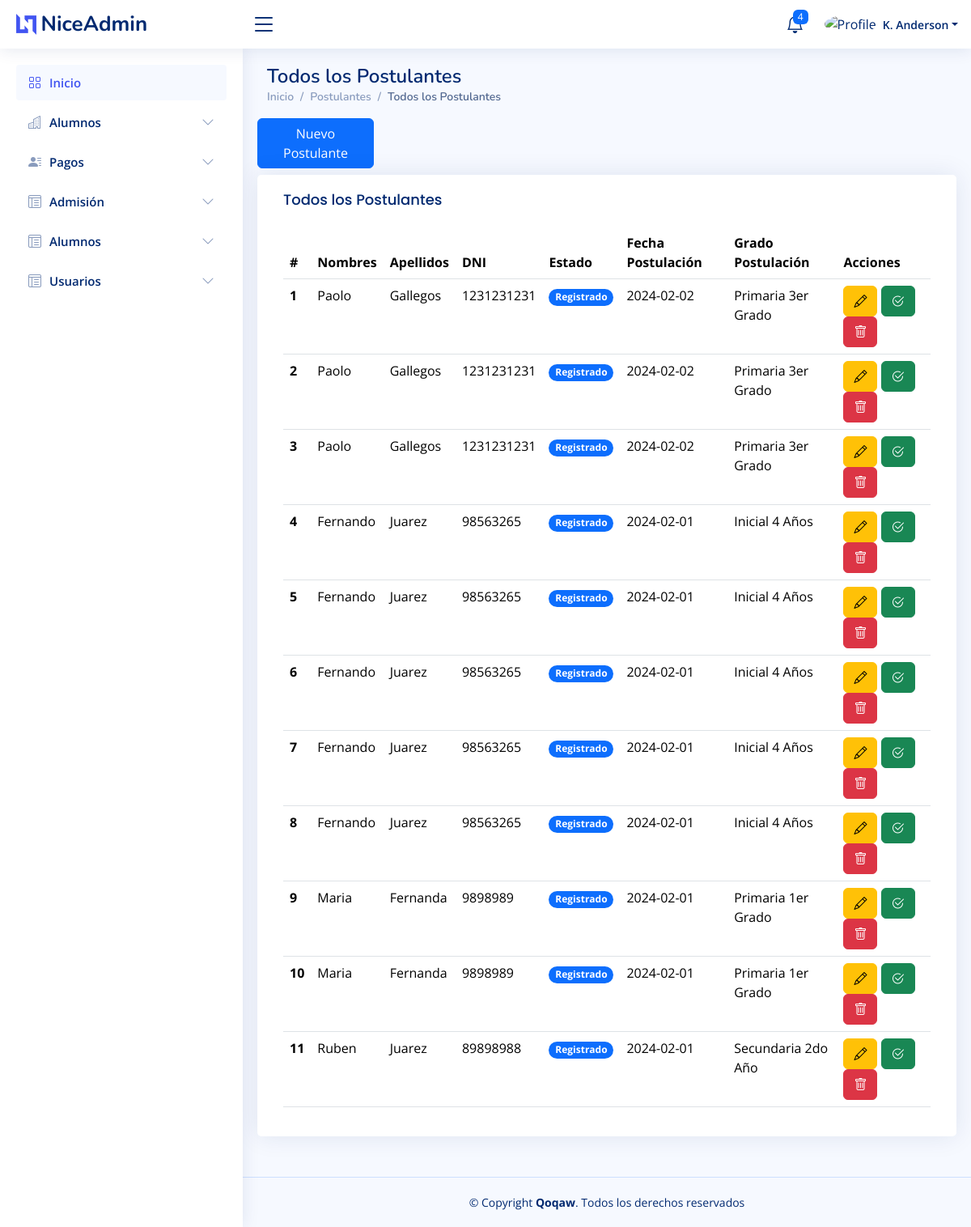
Page /listaPostulantes (signed in) on the earlier database version.
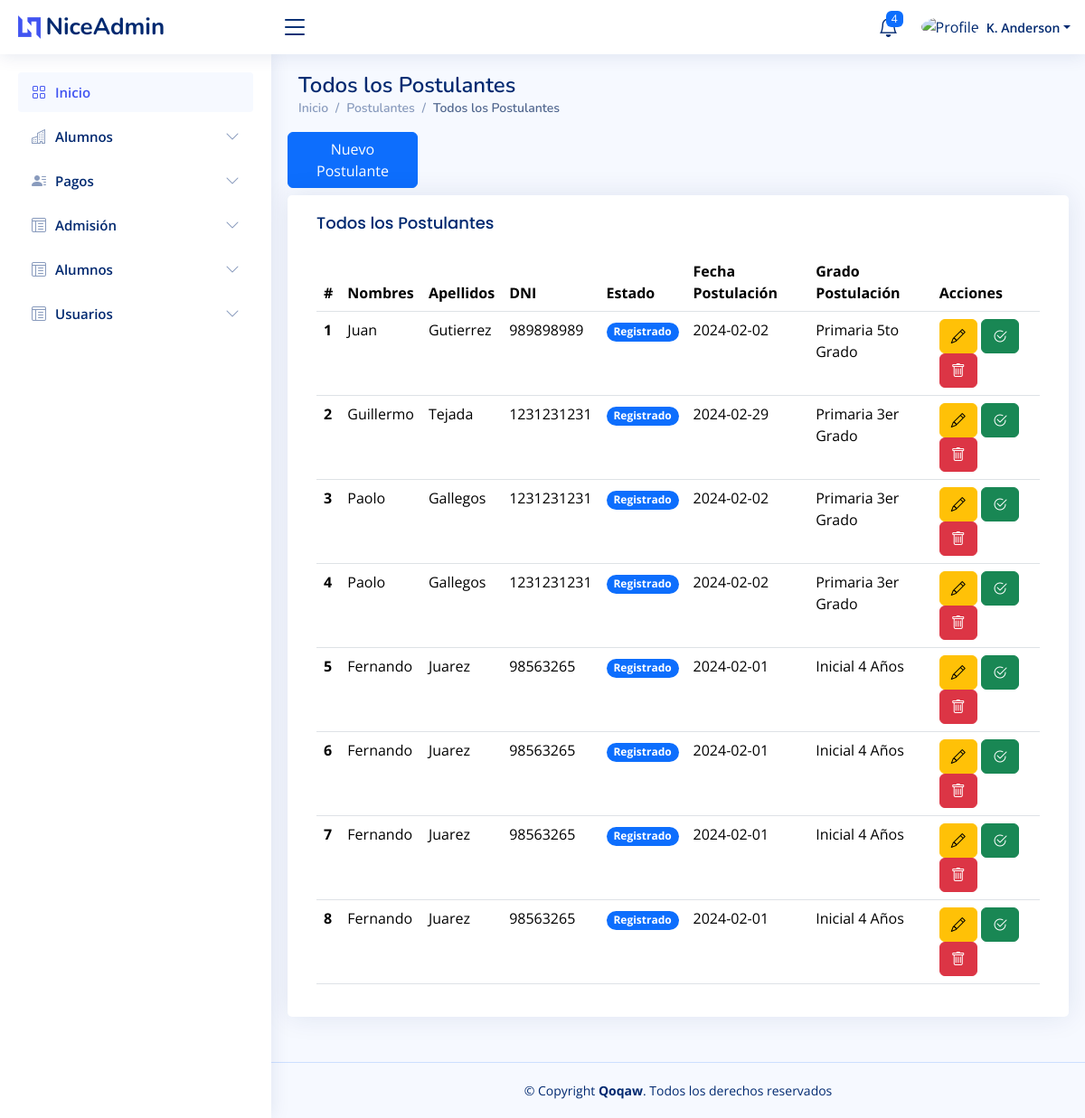
Same page on the later database version.
### tables this page shows
CREATE TABLE `postulante`  (
  `idPostulante` int NOT NULL AUTO_INCREMENT,
  `nombrePostulante` varchar(255) NOT NULL,
  `apellidoPostulante` varchar(255) NOT NULL,
  `dniPostulante` varchar(255) NULL DEFAULT NULL,
  `fechaPostulacion` date NOT NULL,
  `fechaNacimiento` date NULL DEFAULT NULL,
  `gradoPostulacion` varchar(50) NOT NULL,
  `fichaPostulante` varchar(100) NULL DEFAULT NULL,
  `cartaAdeudo` varchar(100) NULL DEFAULT NULL,
  `constanciaVacante` varchar(100) NULL DEFAULT NULL,
  `fichaMatricula` varchar(100) NULL DEFAULT NULL,
  `certificadoNotas` varchar(100) NULL DEFAULT NULL,
  `copiaDNI` varchar(100) NULL DEFAULT NULL,
  `libretaNotas` varchar(100) NULL DEFAULT NULL,
  `estadoPostulante` int NOT NULL,
  `fechaCreacion` datetime NULL DEFAULT NULL,
  `fechaActualizacion` datetime NULL DEFAULT NULL,
  PRIMARY KEY (`idPostulante`) USING BTREE
);

### controller/template.controller.php (called while the page is built, shortened)
<?php
class ControllerTemplate
{
  static public function ctrTemplate()
  {
    include "views/template.php";
  }
}

### index.php (called while the page is built, shortened)
<?php
require_once "controller/template.controller.php";
require_once "controller/funciones.controller.php";
require_once "controller/postulantes.controller.php";
require_once "model/postulantes.model.php";
$template = new ControllerTemplate();
$template -> ctrTemplate();

### controller/postulantes.controller.php (called while the page is built, shortened)
<?php
class ControllerPostulantes
{
  public static function ctrGetAllPostulantes()
  {
    $tabla = "postulante";
    $listPostulantes = ModelPostulantes::mdlGetAllPostulantes($tabla);
    return $listPostulantes;
  }
}

### model/connection.php (called while the page is built)
<?php
class Connection
{
  public static function conn()
  {
    $link = new PDO("mysql:host=localhost;dbname=db_volta", "root", "");
    $link->exec("set names utf8");
    return $link;
  }
}

### model/postulantes.model.php (called while the page is built, shortened)
<?php
require_once "connection.php";
class ModelPostulantes
{
  public static function mdlGetAllPostulantes($tabla)
  {
    $statement = Connection::conn()->prepare("SELECT postulante.idPostulante, postulante.nombrePostulante, postulante.apellidoPostulante, postulante.dniPostulante, postulante.fechaPostulacion,
    CASE
        WHEN postulante.gradoPostulacion = 1 THEN 'Inicial 3 Años'
        WHEN postulante.gradoPostulacion = 2 THEN 'Inicial 4 Años'
        WHEN postulante.gradoPostulacion = 3 THEN 'Inicial 5 Años'
        WHEN postulante.gradoPostulacion = 4 THEN 'Primaria 1er Grado'
        WHEN postulante.gradoPostulacion = 5 THEN 'Primaria 2do Grado'
        WHEN postulante.gradoPostulacion = 6 THEN 'Primaria 3er Grado'
        WHEN postulante.gradoPostulacion = 7 THEN 'Primaria 4to Grado'
        WHEN postulante.gradoPostulacion = 8 THEN 'Primaria 5to Grado'
        WHEN postulante.gradoPostulacion = 9 THEN 'Primaria 6to Grado'
        WHEN postulante.gradoPostulacion = 10 THEN 'Secundaria 1er Año'
        WHEN postulante.gradoPostulacion = 11 THEN 'Secundaria 2do Año'
        WHEN postulante.gradoPostulacion = 12 THEN 'Secundaria 3er Año'
        WHEN postulante.gradoPostulacion = 13 THEN 'Secundaria 4to Año'
        WHEN postulante.gradoPostulacion = 14 THEN 'Secundaria 5to Año'
        ELSE 'Sin Grado'
    END AS descripcionGrado,
    postulante.estadoPostulante
    FROM $tabla
    ORDER BY postulante.idPostulante DESC");
    $statement->execute();
    return $statement->fetchAll();
  }
}

### views/modules/listaPostulantes.php (the view, shortened to what this page needs)
<main id="main" class="main">
  <div class="pagetitle">
    <h1>Todos los Postulantes</h1>
    <nav>
      <ol class="breadcrumb">
        <li class="breadcrumb-item"><a href="inicio">Inicio</a></li>
        <li class="breadcrumb-item"><a href="listaPostulantes">Postulantes</a></li>
        <li class="breadcrumb-item active">Todos los Postulantes</li>
      </ol>
    </nav>
  </div>
  <section class="section dashboard">
    <div class="row">
      <div class="col-lg-2">
        <div class="row mb-2">
          <button type="button" class="btn btn-primary btnAgregarPostulante" id="btnAgregarPostulante">Nuevo Postulante</button>
        </div>
      </div>
      <div class="col-lg-12">
        <div class="row">
          <div class="card">
            <div class="card-body">
              <h5 class="card-title">Todos los Postulantes</h5>
              <table class="table datatable">
                <thead>
                  <tr>
                    <th scope="col">#</th>
                    <th scope="col">Nombres</th>
                    <th scope="col">Apellidos</th>
                    <th scope="col">DNI</th>
                    <th scope="col">Estado</th>
                    <th scope="col">Fecha Postulación</th>
                    <th scope="col">Grado Postulación</th>
                    <th scope="col">Acciones</th>
                  </tr>
                </thead>
                <tbody>
                  <?php
                  $listaPostulantes = ControllerPostulantes::ctrGetAllPostulantes();
                  foreach ($listaPostulantes as $key => $value) {
                    echo '
                    <tr>
                      <th scope="row">' . ($key + 1) . '</th>
                      <td>' . ($value["nombrePostulante"]) . '</td>
                      <td>' . ($value["apellidoPostulante"]) . '</td>
                      <td>' . ($value["dniPostulante"]) . '</td>
                      <td>' . ControllerFunciones::getEstadoPostulantes($value["estadoPostulante"]) . '</td>
                      <td>' . ($value["fechaPostulacion"]) . '</td>
                      <td>' . ($value["descripcionGrado"]) . '</td>
                      <td>
                        <button type="button" class="btn btn-warning btnEditarPostulante" codPostulante="' . ($value["idPostulante"]) . '"><i class="bi bi-pencil"></i></button>
                        <button type="button" class="btn btn-success btnActualizarPostulante" codPostulante="' . ($value["idPostulante"]) . '"><i class="bi bi-check2-circle"></i></button>
                        <button type="button" class="btn btn-danger btnEliminarPostulante" codPostulante="' . ($value["idPostulante"]) . '"><i class="bi bi-trash"></i></button>
                      </td>
                    </tr>
                    ';
                  }
                  ?>
                </tbody>
              </table>
            </div>
          </div>
        </div>
      </div>
    </div>
  </section>
</main>

### views/template.php (shortened to what this page needs)
<!DOCTYPE html>
<html lang="es">
<head>
  <?php require "modules/header.php" ?>
</head>
<body>
  <?php
  if (isset($_SESSION["login"]) && $_SESSION["login"] == "ok") {
    require "modules/navbar.php";
    require "modules/menu.php";
    if (isset($_GET["ruta"])) {
      if (
        $_GET["ruta"] == "inicio" ||
        $_GET["ruta"] == "usuarios" ||
        $_GET["ruta"] == "listaAlumnos" ||
        $_GET["ruta"] == "admisionExtraordinaria" ||
        $_GET["ruta"] == "listaPostulantes" ||
        $_GET["ruta"] == "docPostulantes" ||
        $_GET["ruta"] == "nuevoPostulante" ||
        $_GET["ruta"] == "editarPostulante" ||
        $_GET["ruta"] == "cerrarSesion"
      ) {
        include "modules/" . $_GET["ruta"] . ".php";
      } else {
        include "web/404.html";
      }
    } else {
      include "modules/inicio.php";
    }
    echo '<footer>';
    include "modules/footer.php";
    echo '</footer>';
  } else {
    include "modules/login.php";
  }
  ?>
</body>
</html>

### views/modules/header.php (shortened to what this page needs)
<link href="assets/vendor/bootstrap/css/bootstrap.min.css" rel="stylesheet">
<link href="assets/vendor/bootstrap-icons/bootstrap-icons.css" rel="stylesheet">
<link href="assets/vendor/boxicons/css/boxicons.min.css" rel="stylesheet">
<link href="assets/vendor/quill/quill.snow.css" rel="stylesheet">
<link href="assets/vendor/quill/quill.bubble.css" rel="stylesheet">
<link href="assets/vendor/remixicon/remixicon.css" rel="stylesheet">
<link href="assets/vendor/simple-datatables/style.css" rel="stylesheet">
<link href="assets/css/style.css" rel="stylesheet">
<link href="https://cdn.jsdelivr.net/npm/sweetalert2@11.10.4/dist/sweetalert2.min.css" rel="stylesheet">

### views/modules/navbar.php (shortened to what this page needs)
<header id="header" class="header fixed-top d-flex align-items-center">
  <div class="d-flex align-items-center justify-content-between">
    <a href="inicio" class="logo d-flex align-items-center">
      <img src="assets/img/logo.png" alt="">
      <span class="d-none d-lg-block">NiceAdmin</span>
    </a>
    <i class="bi bi-list toggle-sidebar-btn"></i>
  </div>
  <nav class="header-nav ms-auto">
    <ul class="d-flex align-items-center">
      <li class="nav-item dropdown">
        <a class="nav-link nav-icon" href="#" data-bs-toggle="dropdown">
          <i class="bi bi-bell"></i>
          <span class="badge bg-primary badge-number">4</span>
        </a>
      </li>
      <li class="nav-item dropdown pe-3">
        <a class="nav-link nav-profile d-flex align-items-center pe-0" href="#" data-bs-toggle="dropdown">
          <img src="assets/img/profile-img.jpg" alt="Profile" class="rounded-circle">
          <span class="d-none d-md-block dropdown-toggle ps-2">K. Anderson</span>
        </a>
      </li>
    </ul>
  </nav>
</header>

### views/modules/menu.php (shortened to what this page needs)
<aside id="sidebar" class="sidebar">
  <ul class="sidebar-nav" id="sidebar-nav">
    <li class="nav-item">
      <a class="nav-link" href="inicio">
        <i class="bi bi-grid"></i>
        <span>Inicio</span>
      </a>
    </li>
    <li class="nav-item">
      <a class="nav-link collapsed" data-bs-target="#allCompanies" data-bs-toggle="collapse" href="#">
        <i class="bi bi-buildings"></i><span>Alumnos</span><i class="bi bi-chevron-down ms-auto"></i>
      </a>
    </li>
    <li class="nav-item">
      <a class="nav-link collapsed" data-bs-target="#allInteractions" data-bs-toggle="collapse" href="#">
        <i class="bi bi-person-lines-fill"></i><span>Pagos</span><i class="bi bi-chevron-down ms-auto"></i>
      </a>
    </li>
    <li class="nav-item">
      <a class="nav-link collapsed" data-bs-target="#allPostulaciones" data-bs-toggle="collapse" href="#">
        <i class="bi bi-layout-text-window-reverse"></i><span>Admisión</span><i class="bi bi-chevron-down ms-auto"></i>
      </a>
    </li>
    <li class="nav-item">
      <a class="nav-link collapsed" data-bs-target="#allAlumnos" data-bs-toggle="collapse" href="#">
        <i class="bi bi-layout-text-window-reverse"></i><span>Alumnos</span><i class="bi bi-chevron-down ms-auto"></i>
      </a>
    </li>
    <li class="nav-item">
      <a class="nav-link collapsed" data-bs-target="#allUsuarios" data-bs-toggle="collapse" href="#">
        <i class="bi bi-layout-text-window-reverse"></i><span>Usuarios</span><i class="bi bi-chevron-down ms-auto"></i>
      </a>
    </li>
  </ul>
</aside>

### controller/funciones.controller.php (shortened to what this page needs)
<?php
class ControllerFunciones
{
  public static function getEstadoPostulantes($stateValue)
  {
    if ($stateValue == 1) {
      $state = '<span class="badge rounded-pill bg-primary">Registrado</span>';
    }
    return $state;
  }
}

### views/modules/footer.php
<footer id="footer" class="footer">
  <div class="copyright">
    &copy; Copyright <strong><span>Qoqaw</span></strong>. Todos los derechos reservados
  </div>
</footer>

### assets/css/style.css (style rules this page uses)
:root { scroll-behavior: smooth; }
body { font-family: "Open Sans", sans-serif; background: #f6f9ff; color: #444444; }
a { color: #4154f1; text-decoration: none; }
h1, h2, h3, h4, h5, h6 { font-family: "Nunito", sans-serif; }
#main { margin-top: 60px; padding: 20px 30px; transition: all 0.3s; }
.pagetitle { margin-bottom: 10px; }
.pagetitle h1 { font-size: 24px; margin-bottom: 0; font-weight: 600; color: #012970; }
.card { margin-bottom: 30px; border: none; border-radius: 5px; box-shadow: 0px 0 30px rgba(1, 41, 112, 0.1); }
.card-title { padding: 20px 0 15px 0; font-size: 18px; font-weight: 500; color: #012970; font-family: "Poppins", sans-serif; }
.card-body { padding: 0 20px 20px 20px; }
.breadcrumb { font-size: 14px; font-family: "Nunito", sans-serif; color: #899bbd; font-weight: 600; }
.breadcrumb a { color: #899bbd; transition: 0.3s; }
.breadcrumb .breadcrumb-item::before { color: #899bbd; }
.breadcrumb .active { color: #51678f; font-weight: 600; }
.logo { line-height: 1; }
@media (min-width: 1200px) { .logo { width: 280px; } }
.logo img { max-height: 26px; margin-right: 6px; }
.logo span { font-size: 26px; font-weight: 700; color: #012970; font-family: "Nunito", sans-serif; }
.header { transition: all 0.5s; z-index: 997; height: 60px; box-shadow: 0px 2px 20px rgba(1, 41, 112, 0.1); background-color: #fff; padding-left: 20px; }
.header .toggle-sidebar-btn { font-size: 32px; padding-left: 10px; cursor: pointer; color: #012970; }
.header-nav ul { list-style: none; }
.header-nav>ul { margin: 0; padding: 0; }
.header-nav .nav-icon { font-size: 22px; color: #012970; margin-right: 25px; position: relative; }
.header-nav .nav-profile { color: #012970; }
.header-nav .nav-profile img { max-height: 36px; }
.header-nav .nav-profile span { font-size: 14px; font-weight: 600; }
.header-nav .badge-number { position: absolute; inset: -2px -5px auto auto; font-weight: normal; font-size: 12px; padding: 3px 6px; }
.sidebar { position: fixed; top: 60px; left: 0; bottom: 0; width: 300px; z-index: 996; transition: all 0.3s; padding: 20px; overflow-y: auto; scrollbar-width: thin; scrollbar-color: #aab7cf transparent; box-shadow: 0px 0px 20px rgba(1, 41, 112, 0.1); background-color: #fff; }
@media (min-width: 1200px) { #main, #footer { margin-left: 300px; } }
.sidebar-nav { padding: 0; margin: 0; list-style: none; }
.sidebar-nav li { padding: 0; margin: 0; list-style: none; }
.sidebar-nav .nav-item { margin-bottom: 5px; }
.sidebar-nav .nav-link { display: flex; align-items: center; font-size: 15px; font-weight: 600; color: #4154f1; transition: 0.3; background: #f6f9ff; padding: 10px 15px; border-radius: 4px; }
.sidebar-nav .nav-link i { font-size: 16px; margin-right: 10px; color: #4154f1; }
.sidebar-nav .nav-link.collapsed { color: #012970; background: #fff; }
.sidebar-nav .nav-link.collapsed i { color: #899bbd; }
.sidebar-nav .nav-link .bi-chevron-down { margin-right: 0; transition: transform 0.2s ease-in-out; }
.footer { padding: 20px 0; font-size: 14px; transition: all 0.3s; border-top: 1px solid #cddfff; }
.footer .copyright { text-align: center; color: #012970; }

Differences in the rows shown:
removed postulante: nombrePostulante "Fernando", apellidoPostulante "Juarez", dniPostulante "98563265", estadoPostulante "Registrado", fechaPostulacion "2024-02-01", descripcionGrado "Inicial 4 Años"
removed postulante: nombrePostulante "Maria", apellidoPostulante "Fernanda", dniPostulante "9898989", estadoPostulante "Registrado", fechaPostulacion "2024-02-01", descripcionGrado "Primaria 1er Grado"
removed postulante: nombrePostulante "Maria", apellidoPostulante "Fernanda", dniPostulante "9898989", estadoPostulante "Registrado", fechaPostulacion "2024-02-01", descripcionGrado "Primaria 1er Grado"
removed postulante: nombrePostulante "Ruben", apellidoPostulante "Juarez", dniPostulante "89898988", estadoPostulante "Registrado", fechaPostulacion "2024-02-01", descripcionGrado "Secundaria 2do Año"
added postulante: nombrePostulante "Juan", apellidoPostulante "Gutierrez", dniPostulante "989898989", estadoPostulante "Registrado", fechaPostulacion "2024-02-02", descripcionGrado "Primaria 5to Grado"
changed postulante: nombrePostulante "Paolo" → "Guillermo"; apellidoPostulante "Gallegos" → "Tejada"; fechaPostulacion "2024-02-02" → "2024-02-29"
